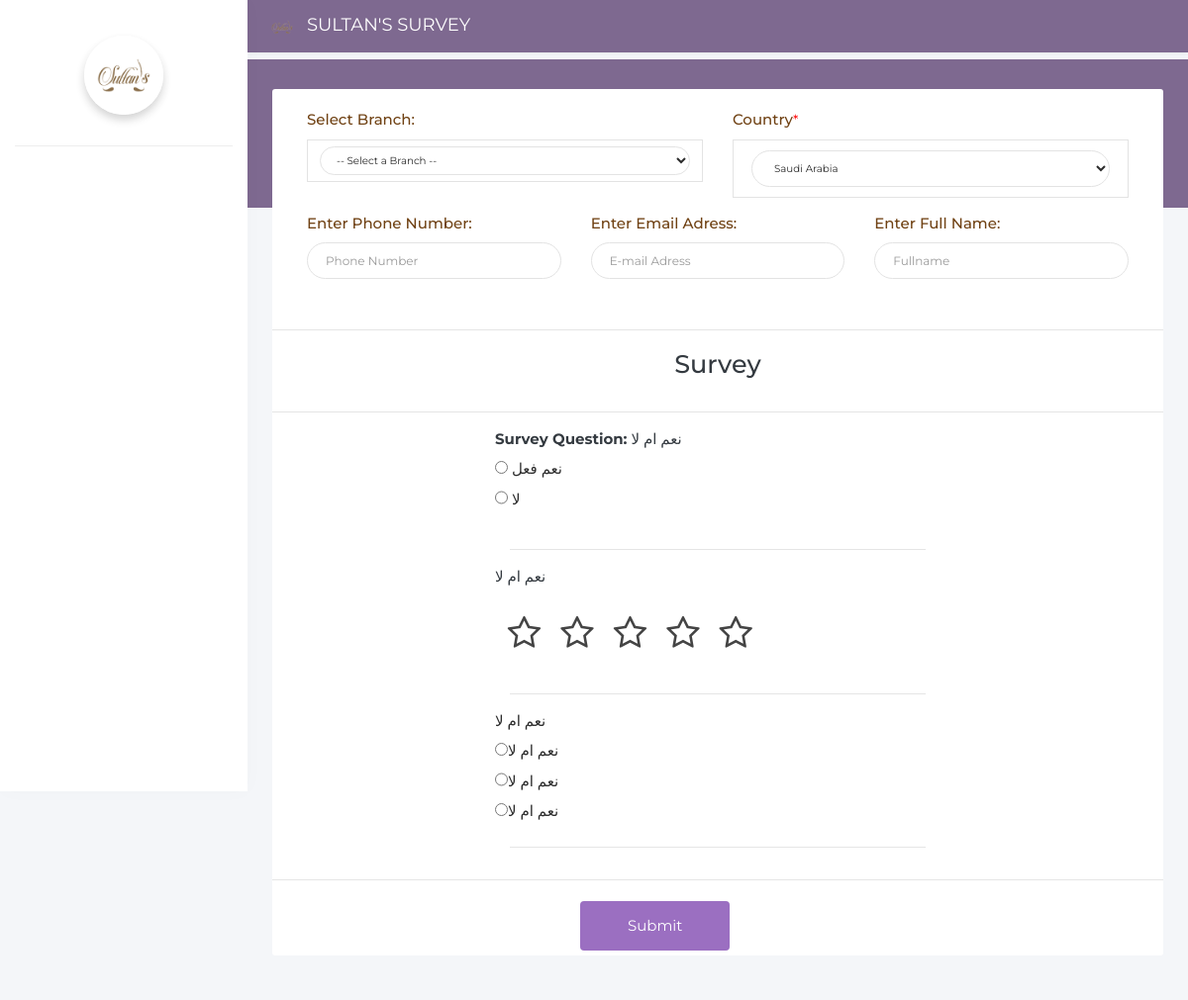
The app's page /asd.php with its own data.
### tables this page shows
CREATE TABLE `asoru` (
  `id` int(11) NOT NULL,
  `anketID` int(11) NOT NULL,
  `soru` varchar(500) NOT NULL,
  `tip` int(11) NOT NULL
);

### asd.php (the view, shortened to what this page needs)
<?php include 'header.php';
?>
<form action="utils/formGetHandler.php" method="get" >
    <div class="container">
        <div class="row clearfix">
            <div class="col-md-6">
                <label style="font-size:15px;font-weight: 500; color:#704214 !important;"> Select Branch: </label>
                <select class="form-control show-tick" name="anket_yesorno_branch">
                    <option value="">-- Select a Branch --</option>
                </select>
            </div>
            <div class="col-md-6">
                <div class="form-group">
                    <label style="font-size:15px;font-weight: 500; color:#704214 !important;" for="country">Country</label><span style="color: red !important; display: inline; float: none;">*</span>
                    <select id="country" name="anket_yesorno_country" class="form-control">
                        <option selected="selected" value="Saudi Arabia">Saudi Arabia</option>
                    </select>
                </div>
            </div>
        </div>
        <div class="row">
            <div class="col-md-4">
                <div class="form-group" >
                    <label style="font-size:15px;font-weight: 500; color:#704214 !important;"> Enter Phone Number: </label>
                    <input type="text" name="anket_yesorno_telno" class="form-control" placeholder="Phone Number" />
                </div>
            </div>
            <div class="col-md-4">
                <div class="form-group ">
                    <label style="font-size:15px;font-weight: 500; color:#704214 !important;"> Enter Email Adress: </label>
                    <input type="text" class="form-control" name="anket_yesorno_email" placeholder="E-mail Adress" />
                </div>
            </div>
            <div class="col-md-4">
                <div class="form-group">
                    <label style="font-size:15px;font-weight: 500; color:#704214 !important;"> Enter Full Name: </label>
                    <input type="text" name="anket_yesorno_fullname" class="form-control" placeholder="Fullname" />
                </div>
            </div>
        </div>
    </div>
    </div>
    <hr>
    <h3 class="text-center text-dark">Survey</h3>
    <hr>
    <div class="container text-center">
        <div class="row">
            <div class="col-md-3"></div>
            <div class="col-md-6">
                <?php
                include_once 'utils/renderArabicQuest.php';
                $size  = renderArabicQuests(getAktifAnket());
                ?>
            </div>
            <div class="col-md-3"></div>
        </div>
    </div>
    <hr>
    <div class="row clearfix">
        <div class="col-md-4"></div>
        <div class="col-md-4">
            <button type="submit" value="Send" class="btn btn-primary btn-lg" name="submit">
                Submit
            </button>
        </div>
        <div class="col-md-4"></div>
    </div>
<?php
include 'footer.php';
?>

### utils/renderArabicQuest.php (shortened to what this page needs)
<?php
include_once 'settings/init.php';
function getQuest($anketID)
{
	global $db;
	$sql = "SELECT * FROM asoru WHERE anketID={$anketID}";
	$quests = [];
	$result = $db->query($sql, PDO::FETCH_ASSOC);
	if ($result->rowCount() > 0) {
		foreach ($result as $row) {
			$res = getChoice($row['id']);
			$row['choice'] = $res;
			array_push($quests, $row);
		}
	}
	return $quests;
}
function getChoice($soruID)
{
	global $db;
	$choice = [];
	$sql = "SELECT * FROM asik WHERE soruID={$soruID}";
	$result = $db->query($sql, PDO::FETCH_ASSOC);
	if ($result->rowCount() > 0) {
		foreach ($result as $row) {
			array_push($choice, $row['val']);
		}
	}
	return $choice;
}
function aktifAnketID()
{
    global $db;
    $sql = 'SELECT * FROM aktif_anket';
    $result = $db->query($sql, PDO::FETCH_ASSOC);
    $id = 0;
    foreach ($result as $key) {
        $id = $key['aktif_id'];
    }
    return $id;
}
function getAktifAnket()
{
    return aktifAnketID();
}
function renderArabicQuests($anketID)
{
    $quests = getQuest($anketID);
    $size = 0;
    for ($i = 0; $i < count($quests); $i++) {
        renderQuest($quests[$i], $i, $anketID);
        $size++;
    }
    return $size;
}
function renderQuest($quest, $index, $anketID)
{
    switch ($quest['tip']) {
        case 1:
            renderMultiTypeQuest($quest, $index);
            break;
        case 2:
            renderYesOrNoQuest($quest, $index);
            break;
        case 3:
            renderStars($quest, $index);
            break;
    }
}
    ?>
		<?php
function renderStars($quest, $index)
{
    ?>
			<div class="row clearfix">
							<label  class="text-dark"><?php echo $quest['soru']; ?> </label>
	</div>
			<div class="row clearfix">
        <div class="stars">
                <label class="star<?php echo $index;?> star-5<?php echo $index;?>" for="star-5<?php echo $index;?>"></label>
                <label class="star<?php echo $index;?> star-4<?php echo $index;?>" for="star-4<?php echo $index;?>"></label>
                <label class="star<?php echo $index;?> star-3<?php echo $index;?>" for="star-3<?php echo $index;?>"></label>
                <label class="star<?php echo $index;?> star-2<?php echo $index;?>" for="star-2<?php echo $index;?>"></label>
                <label class="star<?php echo $index;?> star-1<?php echo $index;?>" for="star-1<?php echo $index;?>"></label>
							</div>
							</div>
							<hr>
<?php setCss($index);
}
function renderYesOrNoQuest($quest, $index)
{
    ?>
<div class="row clearfix">
                            <label style="font-weight: bold;" class="text-dark">Survey Question:  </label>&nbsp;
                            <label  class="text-dark"><?php echo $quest[
                                'soru'
                            ]; ?> </label>
                        </div>
                        <div class="row clearfix">
							<input type="radio"
							name="choice<?php echo $index; ?>"
							 value="YES" class="radio" onclick="hide<?php echo $index;?>()">&nbsp;
                            <label class="text-center"> نعم فعل</label>
                        </div>
                        <div class="row clearfix">
                            <input type="radio" name="choice<?php echo $index; ?>" value="NO" class="radio" onclick="showDesc<?php echo $index;?>()">&nbsp;
                            <label class="text-center"> لا</label>
                            <div class="col-sm-12">
                            </div>
                        </div>
		<hr>
<?php
}
function renderMultiTypeQuest($quest, $index)
{
    ?>                      <div class="row clearfix">
			<label class="text-center">
				<?php echo $quest['soru']; ?>
			</label>
	</div>
	<?php foreach ($quest['choice'] as $key) { ?>
			<div class="row clearfix">
			<input type="radio" name="choice<?php echo $index; ?>" value="
			<?php echo $key; ?>
			" class="radio" >
			<label class="text-center"><?php echo $key; ?></label>
			</div>
			<?php } ?>
		 <hr><?php
}
    ?>

### light/assets/css/costum.css (style rules this page uses)
div.stars { width: 270px; display: inline-block; }

### light/assets/css/color_skins.css (style rules this page uses)
.theme-purple .btn-primary { background:#9b6fc1 }

### records on screen
asoru: soru "نعم ام لا", tip 2 (drawn)
asoru: soru "نعم ام لا", tip 3 (drawn)
asoru: soru "نعم ام لا", key "نعم ام لا"
